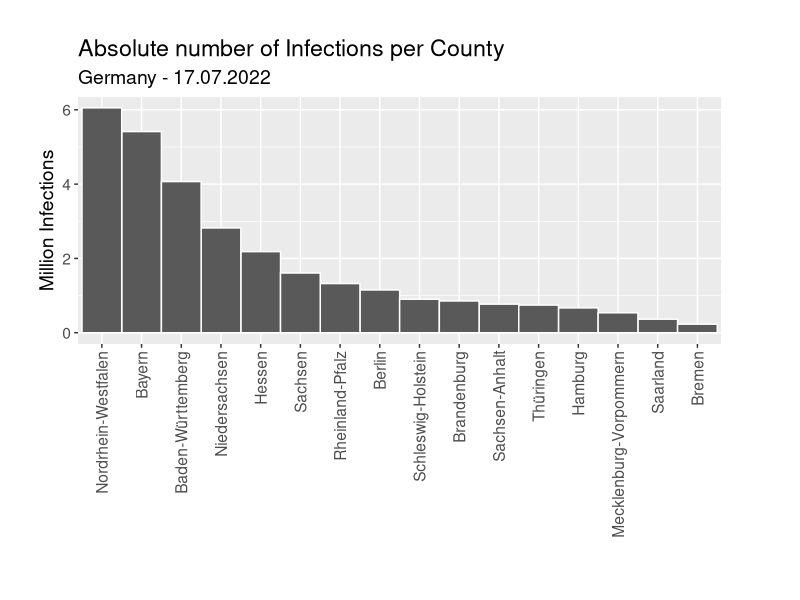
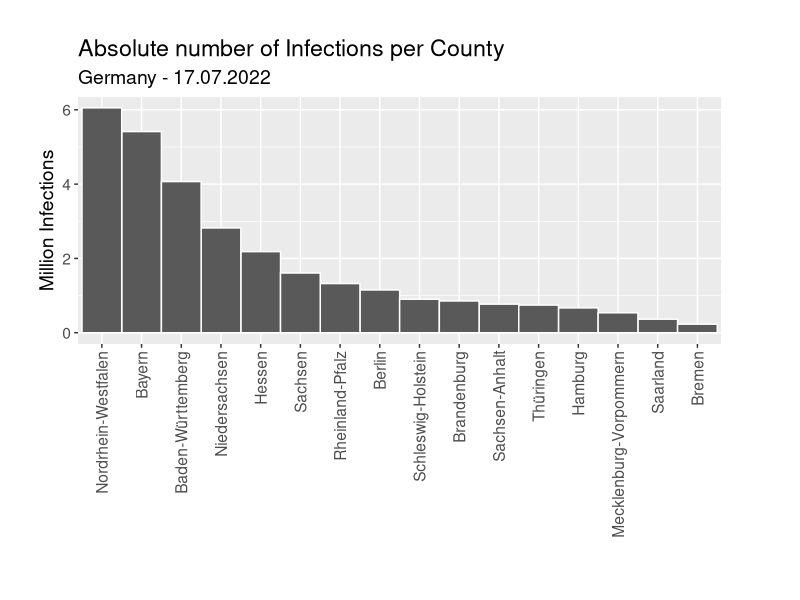

The R script that drew these images, in order:
library(ggplot2)
library(RColorBrewer)

options(scipen = 10000)

setwd(dirname(rstudioapi::getActiveDocumentContext()$path))

data <-
  read.csv(
    "./data/cases_by_county.csv",
    sep = ";",
    header = FALSE,
    col.names = c("Bundesland", "Infektionen")
  )


getPalette = colorRampPalette(brewer.pal(9, "Set1"))

data$Infektionen.millionen = data$Infektionen / 1000000

# g <- ggplot(data, aes(x="", y=Infektionen, fill=Bundesland)) +
#   geom_bar(stat = "identity", width = 1, color="white") +
#   coord_polar("y", start = 0) +
#   theme_void() +
#   labs(
#     title = "Verteilung der absoluten Infektionzahlen nach Bundesland"
#   )


g <-
  ggplot(data, aes(
    x = reorder(Bundesland, Infektionen, decreasing = TRUE),
    y = Infektionen.millionen
  )) +
  geom_bar(
    stat = "identity",
    width = 1,
    color = "white",
    position = "dodge"
  ) +
  labs(
    title = "Absolute number of Infections per County",
    subtitle = "Germany - 17.07.2022",
    x = "",
    y = "Million Infections"
  ) +
  theme(axis.text.x = element_text(
    angle = 90,
    vjust = 0.5,
    hjust = 1),
    text = element_text(size = 14),
    plot.margin = margin(t = 1, r = 2, b = 1, l = 1, unit = "cm"
    ))



print(g)

ggsave("cases_by_county.png", width = 8.37, height = 6, dpi = 300)
